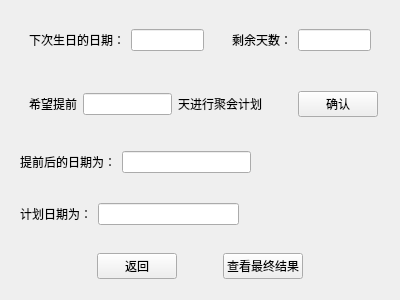
<?xml version="1.0" encoding="UTF-8"?>
<ui version="4.0">
 <class>PlanWindow</class>
 <widget class="QWidget" name="PlanWindow">
  <property name="geometry">
   <rect>
    <x>0</x>
    <y>0</y>
    <width>400</width>
    <height>300</height>
   </rect>
  </property>
  <property name="windowTitle">
   <string>Form</string>
  </property>
  <property name="windowIcon">
   <iconset resource="logo.qrc">
    <normaloff>:/0005018327188690_b.jpg</normaloff>:/0005018327188690_b.jpg</iconset>
  </property>
  <layout class="QVBoxLayout" name="verticalLayout">
   <item>
    <widget class="QWidget" name="widget_5" native="true">
     <layout class="QHBoxLayout" name="horizontalLayout_5">
      <item>
       <widget class="QWidget" name="widget" native="true">
        <layout class="QHBoxLayout" name="horizontalLayout">
         <item>
          <widget class="QLabel" name="label">
           <property name="text">
            <string>下次生日的日期：</string>
           </property>
          </widget>
         </item>
         <item>
          <widget class="QLineEdit" name="lineEdit"/>
         </item>
        </layout>
       </widget>
      </item>
      <item>
       <spacer name="horizontalSpacer_7">
        <property name="orientation">
         <enum>Qt::Horizontal</enum>
        </property>
        <property name="sizeHint" stdset="0">
         <size>
          <width>40</width>
          <height>20</height>
         </size>
        </property>
       </spacer>
      </item>
      <item>
       <widget class="QWidget" name="widget_2" native="true">
        <layout class="QHBoxLayout" name="horizontalLayout_2">
         <item>
          <widget class="QLabel" name="label_2">
           <property name="text">
            <string>剩余天数：</string>
           </property>
          </widget>
         </item>
         <item>
          <widget class="QLineEdit" name="lineEdit_2"/>
         </item>
        </layout>
       </widget>
      </item>
     </layout>
    </widget>
   </item>
   <item>
    <widget class="QWidget" name="widget_4" native="true">
     <layout class="QHBoxLayout" name="horizontalLayout_4">
      <item>
       <widget class="QWidget" name="widget_3" native="true">
        <layout class="QHBoxLayout" name="horizontalLayout_3">
         <item>
          <widget class="QLabel" name="label_4">
           <property name="text">
            <string>希望提前</string>
           </property>
          </widget>
         </item>
         <item>
          <widget class="QLineEdit" name="lineEdit_3"/>
         </item>
         <item>
          <widget class="QLabel" name="label_5">
           <property name="text">
            <string>天进行聚会计划</string>
           </property>
          </widget>
         </item>
         <item>
          <spacer name="horizontalSpacer_5">
           <property name="orientation">
            <enum>Qt::Horizontal</enum>
           </property>
           <property name="sizeHint" stdset="0">
            <size>
             <width>40</width>
             <height>20</height>
            </size>
           </property>
          </spacer>
         </item>
        </layout>
       </widget>
      </item>
      <item>
       <widget class="QPushButton" name="pushButton_2">
        <property name="text">
         <string>确认</string>
        </property>
       </widget>
      </item>
      <item>
       <spacer name="horizontalSpacer_6">
        <property name="orientation">
         <enum>Qt::Horizontal</enum>
        </property>
        <property name="sizeHint" stdset="0">
         <size>
          <width>40</width>
          <height>20</height>
         </size>
        </property>
       </spacer>
      </item>
     </layout>
    </widget>
   </item>
   <item>
    <widget class="QWidget" name="widget_8" native="true">
     <layout class="QHBoxLayout" name="horizontalLayout_8">
      <item>
       <widget class="QLabel" name="label_3">
        <property name="text">
         <string>提前后的日期为：</string>
        </property>
       </widget>
      </item>
      <item>
       <widget class="QLineEdit" name="lineEdit_5"/>
      </item>
      <item>
       <spacer name="horizontalSpacer_8">
        <property name="orientation">
         <enum>Qt::Horizontal</enum>
        </property>
        <property name="sizeHint" stdset="0">
         <size>
          <width>40</width>
          <height>20</height>
         </size>
        </property>
       </spacer>
      </item>
     </layout>
    </widget>
   </item>
   <item>
    <widget class="QWidget" name="widget_6" native="true">
     <layout class="QHBoxLayout" name="horizontalLayout_6">
      <item>
       <widget class="QLabel" name="label_6">
        <property name="text">
         <string>计划日期为：</string>
        </property>
       </widget>
      </item>
      <item>
       <widget class="QLineEdit" name="lineEdit_4"/>
      </item>
      <item>
       <spacer name="horizontalSpacer_4">
        <property name="orientation">
         <enum>Qt::Horizontal</enum>
        </property>
        <property name="sizeHint" stdset="0">
         <size>
          <width>40</width>
          <height>20</height>
         </size>
        </property>
       </spacer>
      </item>
     </layout>
    </widget>
   </item>
   <item>
    <widget class="QWidget" name="widget_7" native="true">
     <layout class="QHBoxLayout" name="horizontalLayout_7">
      <item>
       <spacer name="horizontalSpacer">
        <property name="orientation">
         <enum>Qt::Horizontal</enum>
        </property>
        <property name="sizeHint" stdset="0">
         <size>
          <width>40</width>
          <height>20</height>
         </size>
        </property>
       </spacer>
      </item>
      <item>
       <widget class="QPushButton" name="pushButton">
        <property name="text">
         <string>返回</string>
        </property>
       </widget>
      </item>
      <item>
       <spacer name="horizontalSpacer_3">
        <property name="orientation">
         <enum>Qt::Horizontal</enum>
        </property>
        <property name="sizeType">
         <enum>QSizePolicy::Maximum</enum>
        </property>
        <property name="sizeHint" stdset="0">
         <size>
          <width>40</width>
          <height>20</height>
         </size>
        </property>
       </spacer>
      </item>
      <item>
       <widget class="QPushButton" name="pushButton_3">
        <property name="text">
         <string>查看最终结果</string>
        </property>
       </widget>
      </item>
      <item>
       <spacer name="horizontalSpacer_2">
        <property name="orientation">
         <enum>Qt::Horizontal</enum>
        </property>
        <property name="sizeHint" stdset="0">
         <size>
          <width>40</width>
          <height>20</height>
         </size>
        </property>
       </spacer>
      </item>
     </layout>
    </widget>
   </item>
  </layout>
 </widget>
 <resources>
  <include location="logo.qrc"/>
 </resources>
 <connections/>
</ui>
